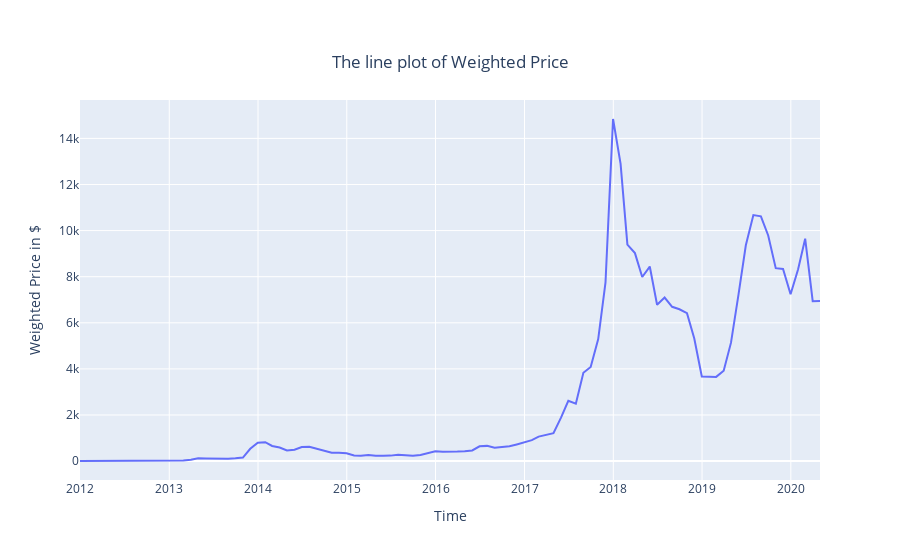

Here is the notebook cell this chart was saved with:
### Code cell
trace0 = go.Scatter(x=df.index, y=df.Weighted_Price, name='Weighted_price')
layout = dict(title={'text': "The line plot of Weighted Price",'y':0.9,'x':0.5,'xanchor': 'center','yanchor': 'top'},
              xaxis = dict(title = 'Time'),
              yaxis = dict(title = 'Weighted Price in $')
            )
data = [trace0]

fig = go.Figure(data = data, layout = layout)

fig.update_layout(legend=dict(
    yanchor="top",
    y=0.99,
    xanchor="left",
    x=0.01
))

fig.show()
